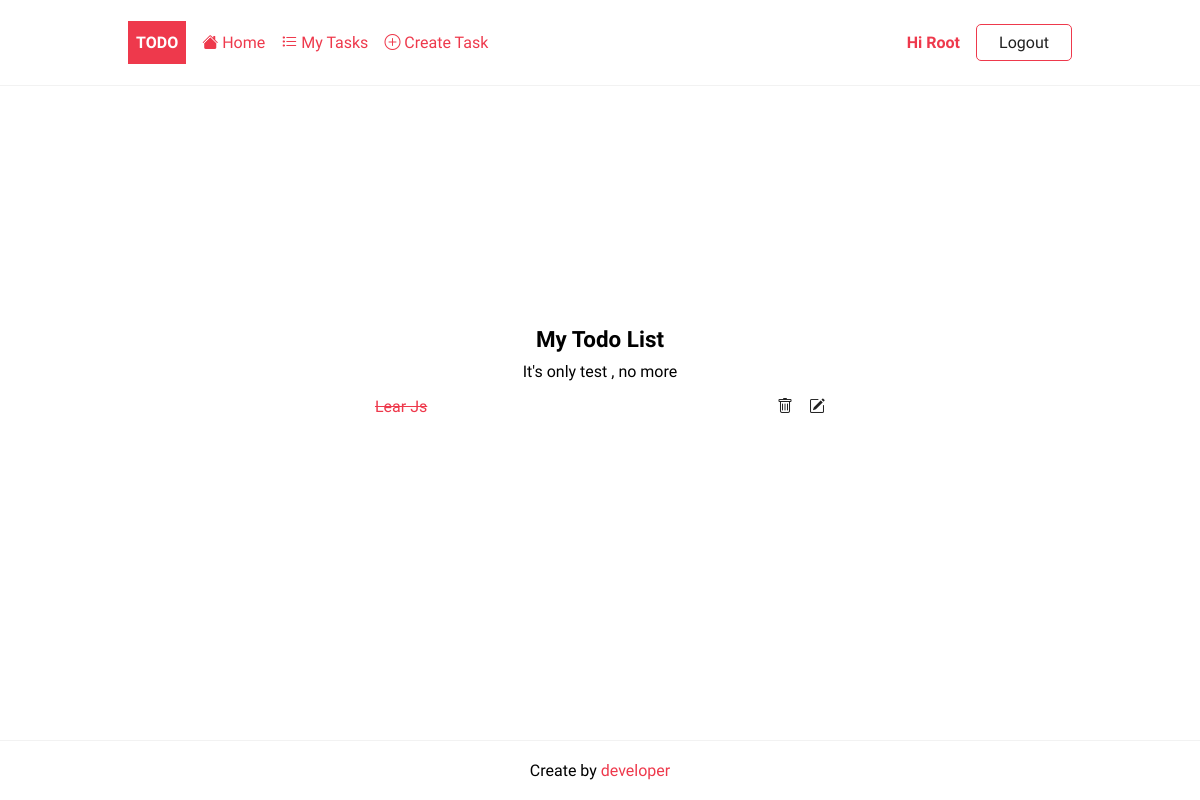
Page /tasks/ (signed in) on the earlier database version.
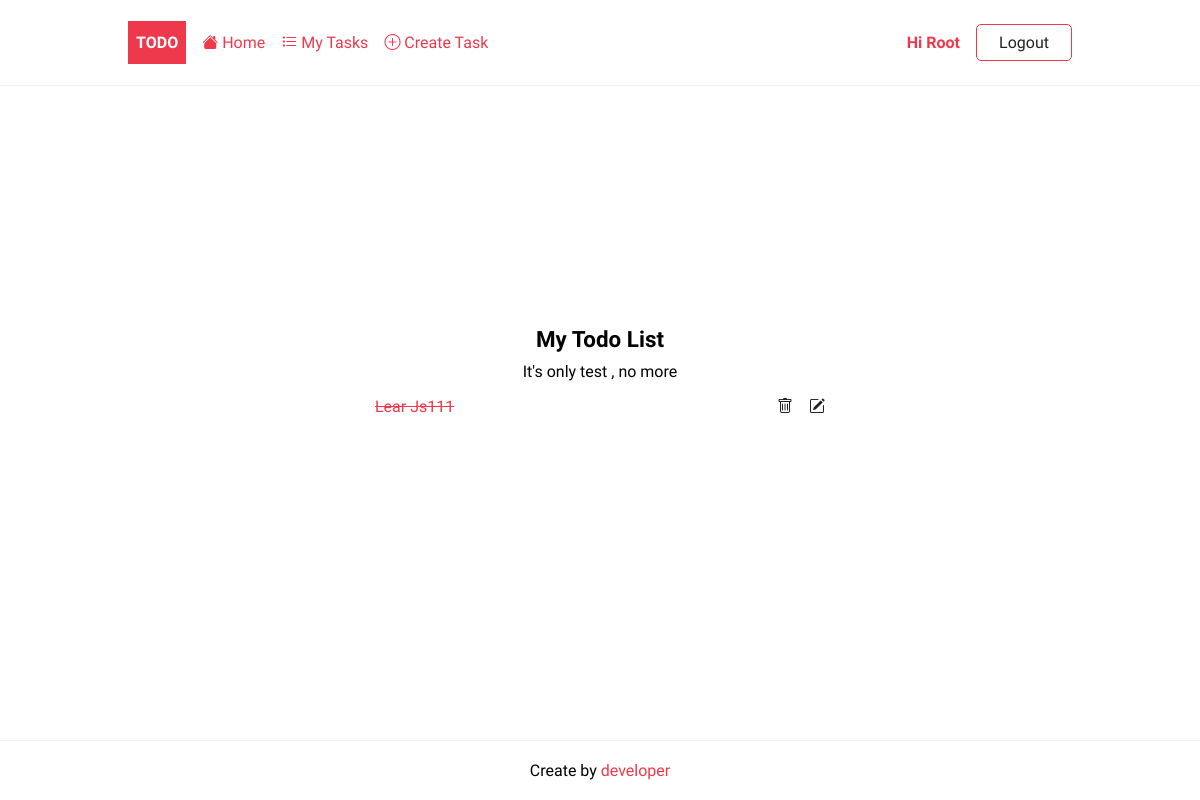
Same page on the later database version.
### todo/models.py (models this page shows, shortened)
class Task(models.Model):
    title = models.CharField(max_length=255)
    description = models.TextField(null=True, blank=True)
    completed = models.BooleanField(default=False)
    created_at =  models.DateField(auto_now_add=True)
    user = models.ForeignKey(User, on_delete=models.CASCADE, null=True, blank=True)
    class Meta:
        ordering = ['completed']

### todo/views.py (the view)
# urls.py: path('tasks/', TaskList.as_view(), name="tasks"),
class TaskList(LoginRequiredMixin,ListView):
    model = Task
    template_name = "todo/tasks.html"
    context_object_name = "tasks"
    def get_context_data(self, * ,object_list = None , **kwargs: Any):
        context = super().get_context_data(**kwargs)
        context['tasks'] = context['tasks'].filter(user=self.request.user)
        context['desc'] = "It's only test , no more"
        return context

### todo/templates/todo/tasks.html
{% extends "base.html" %}
{% block content %}
<div class="center">
    <h2>My Todo List</h2>
    <p>{{ desc }}</p>
    {% if tasks %}
        <ul class="tasks">
            {% for task in tasks %}
                <li>
                    <a href="{% url 'task' task.id %}" class="{% if task.completed %}completed {%endif%}">{{ task.title }}</a>
                    <div class="task-controls">
                        <a href="{% url "task-delete" task.id %}"><i class="bi bi-trash"></i></a>
                        <a href="{% url "task-update" task.id %}"><i class="bi bi-pencil-square"></i></a>
                    </div>
                </li>
            {%endfor%}
        </ul>
    {% else %}
    <p> You have no pending tasks! <a href="{% url 'task-create' %}">Create Task</a></p>
    {% endif %}
</div>
{% endblock content %}

### templates/base.html (shortened to what this page needs)
{% load static %}
<!DOCTYPE html>
<html lang="en">
<head>
    <link rel="stylesheet" href="{% static 'styles/style.css' %}">
</head>
<body>
    <header class="header">
        <div class="container">
            <a href="{%url 'home'%}" class="logo">Todo</a>
            <nav class="nav">
                <a href="{%url 'home'%}">
                    <i class="bi bi-house-fill"></i>
                    Home
                </a>
                {% if request.user.is_authenticated %}
                    <a href="{%url 'tasks'%}">
                        <i class="bi bi-list-task"></i>
                        My Tasks
                    </a>
                    <a href="{%url 'task-create'%}">
                        <i class="bi bi-plus-circle"></i>
                        Create Task
                    </a>
                    <a href="{% url 'profile' %}">Hi {{ request.user| title }}</a>
                    <form action="{% url 'logout' %}" method="post">
                        <input type="submit" class="btn btn-outline" value="Logout">
                    </form>
                {% else %}
                    <a href="{% url 'login' %}" class="btn btn-outline">Login</a>
                    <a href="{% url 'register' %}">Join Now!</a>
                {% endif %}
            </nav>
        </div>
    </header>
    <main>
        <div class="container">
            {% block content %}
            {% endblock content %}
        </div>
    </main>
    <footer class="footer">
        <div class="container">
            <p>Create by <a href="">developer</a></p>
        </div>
    </footer>
</body>
</html>

### static/styles/style.css (style rules this page uses)
:root { --color-primary: #ee394c; --color-secondary: #86b7fe; --color-light: #f2f2f2; --color-gray: #ced4da; --color-dark: #212121; --color-white: #ffffff; --color-error: #e2442f; --color-warning: #ffc900; --color-info: #02a2b9; --color-success: #1ba345; --color-input: #00d1b2; --border-radius: 5px; }
* { margin: 0; padding: 0; box-sizing: border-box; text-rendering: optimizeLegibility; }
html, body { height: 100%; }
input, button, textarea { font: inherit; }
body { font-family: 'Dosis', sans-serif; font-size: 1rem; line-height: 1.7; display: flex; flex-direction: column; }
h2 { font-size: 1.4rem; }
a { color: var(--color-primary); text-decoration: none; }
.container { max-width: 960px; margin: 0 auto; padding: 0.5rem; }
.header { border-bottom: solid 1px var(--color-light); }
.header .container { display: flex; align-items: center; gap:1rem; }
.nav { display:flex; gap:1rem; align-items: center; justify-content: center; flex-basis: 100%; }
.nav a:nth-last-child(2) { margin-left: auto; font-weight: bold; }
.logo { padding: 0.5rem; background-color: var(--color-primary); text-decoration: none; color: var(--color-white); font-weight: bold; text-transform: uppercase; }
form > * { display: block; margin-bottom: 0.5rem; }
form > input[type='submit'], form > button { margin: 1rem 0; }
.tasks { list-style: none; width: 100%; max-width: 450px; }
.tasks li { display: flex; justify-content: space-between; align-items: center; width: 100%; border-bottom: solid 1px var(--color-dark); padding: 0.5rem 0; }
.tasks li:last-of-type { border-bottom: none; }
.task-controls { display: flex; justify-content: space-between; gap: 1rem; }
.task-controls a { color: var(--color-dark); }
.completed { text-decoration: line-through; }
.footer p { text-align: center; }
.footer { margin-top: auto; padding: 0.5rem 0; border-top: solid 1px var(--color-light); }
.btn { padding: 0.25rem 0.75rem; border-radius: var(--border-radius); background-color: var(--color-white); border: solid 1px var(--color-white); color: var(--color-dark); cursor: pointer; text-decoration: none; font-size: 1rem; min-width: 6rem; text-align: center; }
.btn-outline { border: solid 1px var(--color-primary); }
.center { display: flex; flex-direction: column; align-items: center; justify-content: center; min-height: 70vh; }

Differences in the rows shown:
changed Task: title "Lear Js" → "Lear Js111"
